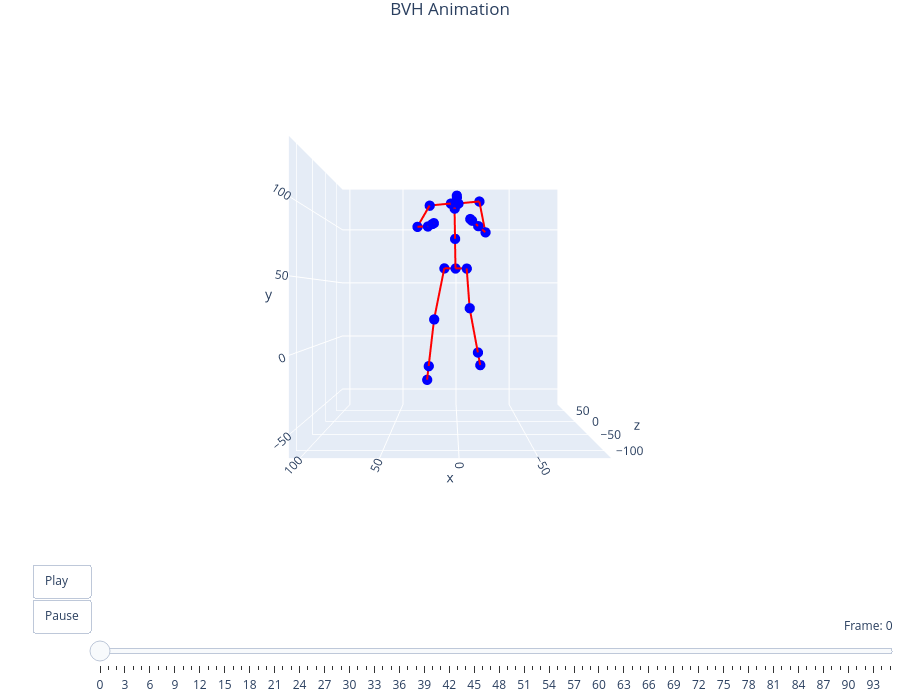

The cell this chart's notebook holds for it:
### Code cell
filename = "Boxer_Video_Ready_One_Only"
viewer = preview_bvh(f'bvh/{filename}.bvh', True, True)

### Figure 1 — Plotly figure (JSON) as saved in the notebook; plotly's stock layout.template omitted (floating-point values rounded to 4 significant figures)
{"data": [{"hoverinfo": "text", "marker": {"color": "blue", "size": 6}, "mode": "markers", "showlegend": false, "text": ["Hips", "Spine", "Chest", "Neck", "Head", "Head_end", "LeftCollar", "LeftShoulder", "LeftArm", "LeftForeArm", "LeftHand", "LeftHand_end", "RightCollar", "RightShoulder", "RightArm", "RightForeArm", "RightHand", "RightHand_end", "LeftUpLeg", "LeftLeg", "LeftFoot", "LeftFoot_end", "RightUpLeg", "RightLeg", "RightFoot", "RightFoot_end"], "type": "scatter3d", "x": [1.251, 1.651, 2.051, 1.351, 0.5785, 0.4712, 5.058, 21.85, 31.16, 22.59, 19.03, 17.96, -0.9418, -17.73, -21.9, -15.29, -10.55, -9.127, 10.36, 18.44, 23.11, 24.51, -7.856, -10.14, -17.75, -20.04], "y": [59.98, 83.56, 107.1, 110.7, 114.0, 113.2, 111.1, 109.2, 91.59, 90.38, 92.06, 92.57, 111.1, 113.1, 87.17, 89.62, 93.07, 94.11, 60.12, 18.85, -19.64, -31.19, 59.85, 27.75, -9.96, -21.27], "z": [-0.3189, -6.043, -11.77, -21.01, -33.81, -29.92, -11.72, -13.73, -21.12, -34.85, -37.02, -37.67, -11.73, -9.715, -22.53, -44.24, -49.32, -50.85, 0.8822, -8.952, 1.237, 4.294, -1.52, -4.67, 18.0, 24.8]}, {"hoverinfo": "none", "line": {"color": "red", "width": 4}, "mode": "lines", "showlegend": false, "type": "scatter3d", "x": [1.651, 1.251, null, 2.051, 1.651, null, 1.351, 2.051, null, 0.5785, 1.351, null, 0.4712, 0.5785, null, 5.058, 2.051, null, 21.85, 5.058, null, 31.16, 21.85, null, 22.59, 31.16, null, 19.03, 22.59, null, 17.96, 19.03, null, -0.9418, 2.051, null, -17.73, -0.9418, null, -21.9, -17.73, null, -15.29, -21.9, null, -10.55, -15.29, null, -9.127, -10.55, null, 10.36, 1.251, null, 18.44, 10.36, null, 23.11, 18.44, null, 24.51, 23.11, null, -7.856, 1.251, null, -10.14, -7.856, null, -17.75, -10.14, null, -20.04, -17.75, null], "y": [83.56, 59.98, null, 107.1, 83.56, null, 110.7, 107.1, null, 114.0, 110.7, null, 113.2, 114.0, null, 111.1, 107.1, null, 109.2, 111.1, null, 91.59, 109.2, null, 90.38, 91.59, null, 92.06, 90.38, null, 92.57, 92.06, null, 111.1, 107.1, null, 113.1, 111.1, null, 87.17, 113.1, null, 89.62, 87.17, null, 93.07, 89.62, null, 94.11, 93.07, null, 60.12, 59.98, null, 18.85, 60.12, null, -19.64, 18.85, null, -31.19, -19.64, null, 59.85, 59.98, null, 27.75, 59.85, null, -9.96, 27.75, null, -21.27, -9.96, null], "z": [-6.043, -0.3189, null, -11.77, -6.043, null, -21.01, -11.77, null, -33.81, -21.01, null, -29.92, -33.81, null, -11.72, -11.77, null, -13.73, -11.72, null, -21.12, -13.73, null, -34.85, -21.12, null, -37.02, -34.85, null, -37.67, -37.02, null, -11.73, -11.77, null, -9.715, -11.73, null, -22.53, -9.715, null, -44.24, -22.53, null, -49.32, -44.24, null, -50.85, -49.32, null, 0.8822, -0.3189, null, -8.952, 0.8822, null, 1.237, -8.952, null, 4.294, 1.237, null, -1.52, -0.3189, null, -4.67, -1.52, null, 18.0, -4.67, null, 24.8, 18.0, null]}], "layout": {"height": 700, "margin": {"b": 0, "l": 0, "r": 0, "t": 30}, "scene": {"aspectmode": "cube", "camera": {"center": {"x": 0, "y": 0, "z": 0}, "eye": {"x": 0, "y": 0, "z": -2.5}, "up": {"x": 0, "y": 1, "z": 0}}, "xaxis": {"range": [-95.57, 107.0]}, "yaxis": {"range": [-64.58, 138.0]}, "zaxis": {"range": [-119.8, 82.76]}}, "sliders": [{"active": 0, "currentvalue": {"prefix": "Frame: ", "visible": true, "xanchor": "right"}, "len": 0.9, "pad": {"b": 10, "t": 50}, "steps": [{"args": [["frame_0"], {"frame": {"duration": 0, "redraw": true}, "mode": "immediate"}], "label": "0", "method": "animate"}, {"args": [["frame_1"], {"frame": {"duration": 0, "redraw": true}, "mode": "immediate"}], "label": "1", "method": "animate"}, {"args": [["frame_2"], {"frame": {"duration": 0, "redraw": true}, "mode": "immediate"}], "label": "2", "method": "animate"}, {"args": [["frame_3"], {"frame": {"duration": 0, "redraw": true}, "mode": "immediate"}], "label": "3", "method": "animate"}, {"args": [["frame_4"], {"frame": {"duration": 0, "redraw": true}, "mode": "immediate"}], "label": "4", "method": "animate"}, {"args": [["frame_5"], {"frame": {"duration": 0, "redraw": true}, "mode": "immediate"}], "label": "5", "method": "animate"}, {"args": [["frame_6"], {"frame": {"duration": 0, "redraw": true}, "mode": "immediate"}], "label": "6", "method": "animate"}, {"args": [["frame_7"], {"frame": {"duration": 0, "redraw": true}, "mode": "immediate"}], "label": "7", "method": "animate"}, {"args": [["frame_8"], {"frame": {"duration": 0, "redraw": true}, "mode": "immediate"}], "label": "8", "method": "animate"}, {"args": [["frame_9"], {"frame": {"duration": 0, "redraw": true}, "mode": "immediate"}], "label": "9", "method": "animate"}, {"args": [["frame_10"], {"frame": {"duration": 0, "redraw": true}, "mode": "immediate"}], "label": "10", "method": "animate"}, {"args": [["frame_11"], {"frame": {"duration": 0, "redraw": true}, "mode": "immediate"}], "label": "11", "method": "animate"}, {"args": [["frame_12"], {"frame": {"duration": 0, "redraw": true}, "mode": "immediate"}], "label": "12", "method": "animate"}, {"args": [["frame_13"], {"frame": {"duration": 0, "redraw": true}, "mode": "immediate"}], "label": "13", "method": "animate"}, {"args": [["frame_14"], {"frame": {"duration": 0, "redraw": true}, "mode": "immediate"}], "label": "14", "method": "animate"}, {"args": [["frame_15"], {"frame": {"duration": 0, "redraw": true}, "mode": "immediate"}], "label": "15", "method": "animate"}, {"args": [["frame_16"], {"frame": {"duration": 0, "redraw": true}, "mode": "immediate"}], "label": "16", "method": "animate"}, {"args": [["frame_17"], {"frame": {"duration": 0, "redraw": true}, "mode": "immediate"}], "label": "17", "method": "animate"}, {"args": [["frame_18"], {"frame": {"duration": 0, "redraw": true}, "mode": "immediate"}], "label": "18", "method": "animate"}, {"args": [["frame_19"], {"frame": {"duration": 0, "redraw": true}, "mode": "immediate"}], "label": "19", "method": "animate"}, {"args": [["frame_20"], {"frame": {"duration": 0, "redraw": true}, "mode": "immediate"}], "label": "20", "method": "animate"}, {"args": [["frame_21"], {"frame": {"duration": 0, "redraw": true}, "mode": "immediate"}], "label": "21", "method": "animate"}, {"args": [["frame_22"], {"frame": {"duration": 0, "redraw": true}, "mode": "immediate"}], "label": "22", "method": "animate"}, {"args": [["frame_23"], {"frame": {"duration": 0, "redraw": true}, "mode": "immediate"}], "label": "23", "method": "animate"}, {"args": [["frame_24"], {"frame": {"duration": 0, "redraw": true}, "mode": "immediate"}], "label": "24", "method": "animate"}, {"args": [["frame_25"], {"frame": {"duration": 0, "redraw": true}, "mode": "immediate"}], "label": "25", "method": "animate"}, {"args": [["frame_26"], {"frame": {"duration": 0, "redraw": true}, "mode": "immediate"}], "label": "26", "method": "animate"}, {"args": [["frame_27"], {"frame": {"duration": 0, "redraw": true}, "mode": "immediate"}], "label": "27", "method": "animate"}, {"args": [["frame_28"], {"frame": {"duration": 0, "redraw": true}, "mode": "immediate"}], "label": "28", "method": "animate"}, {"args": [["frame_29"], {"frame": {"duration": 0, "redraw": true}, "mode": "immediate"}], "label": "29", "method": "animate"}, {"args": [["frame_30"], {"frame": {"duration": 0, "redraw": true}, "mode": "immediate"}], "label": "30", "method": "animate"}, {"args": [["frame_31"], {"frame": {"duration": 0, "redraw": true}, "mode": "immediate"}], "label": "31", "method": "animate"}, {"args": [["frame_32"], {"frame": {"duration": 0, "redraw": true}, "mode": "immediate"}], "label": "32", "method": "animate"}, {"args": [["frame_33"], {"frame": {"duration": 0, "redraw": true}, "mode": "immediate"}], "label": "33", "method": "animate"}, {"args": [["frame_34"], {"frame": {"duration": 0, "redraw": true}, "mode": "immediate"}], "label": "34", "method": "animate"}, {"args": [["frame_35"], {"frame": {"duration": 0, "redraw": true}, "mode": "immediate"}], "label": "35", "method": "animate"}, {"args": [["frame_36"], {"frame": {"duration": 0, "redraw": true}, "mode": "immediate"}], "label": "36", "method": "animate"}, {"args": [["frame_37"], {"frame": {"duration": 0, "redraw": true}, "mode": "immediate"}], "label": "37", "method": "animate"}, {"args": [["frame_38"], {"frame": {"duration": 0, "redraw": true}, "mode": "immediate"}], "label": "38", "method": "animate"}, {"args": [["frame_39"], {"frame": {"duration": 0, "redraw": true}, "mode": "immediate"}], "label": "39", "method": "animate"}, {"args": [["frame_40"], {"frame": {"duration": 0, "redraw": true}, "mode": "immediate"}], "label": "40", "method": "animate"}, {"args": [["frame_41"], {"frame": {"duration": 0, "redraw": true}, "mode": "immediate"}], "label": "41", "method": "animate"}, {"args": [["frame_42"], {"frame": {"duration": 0, "redraw": true}, "mode": "immediate"}], "label": "42", "method": "animate"}, {"args": [["frame_43"], {"frame": {"duration": 0, "redraw": true}, "mode": "immediate"}], "label": "43", "method": "animate"}, {"args": [["frame_44"], {"frame": {"duration": 0, "redraw": true}, "mode": "immediate"}], "label": "44", "method": "animate"}, {"args": [["frame_45"], {"frame": {"duration": 0, "redraw": true}, "mode": "immediate"}], "label": "45", "method": "animate"}, {"args": [["frame_46"], {"frame": {"duration": 0, "redraw": true}, "mode": "immediate"}], "label": "46", "method": "animate"}, {"args": [["frame_47"], {"frame": {"duration": 0, "redraw": true}, "mode": "immediate"}], "label": "47", "method": "animate"}, {"args": [["frame_48"], {"frame": {"duration": 0, "redraw": true}, "mode": "immediate"}], "label": "48", "method": "animate"}, {"args": [["frame_49"], {"frame": {"duration": 0, "redraw": true}, "mode": "immediate"}], "label": "49", "method": "animate"}, {"args": [["frame_50"], {"frame": {"duration": 0, "redraw": true}, "mode": "immediate"}], "label": "50", "method": "animate"}, {"args": [["frame_51"], {"frame": {"duration": 0, "redraw": true}, "mode": "immediate"}], "label": "51", "method": "animate"}, {"args": [["frame_52"], {"frame": {"duration": 0, "redraw": true}, "mode": "immediate"}], "label": "52", "method": "animate"}, {"args": [["frame_53"], {"frame": {"duration": 0, "redraw": true}, "mode": "immediate"}], "label": "53", "method": "animate"}, {"args": [["frame_54"], {"frame": {"duration": 0, "redraw": true}, "mode": "immediate"}], "label": "54", "method": "animate"}, {"args": [["frame_55"], {"frame": {"duration": 0, "redraw": true}, "mode": "immediate"}], "label": "55", "method": "animate"}, {"args": [["frame_56"], {"frame": {"duration": 0, "redraw": true}, "mode": "immediate"}], "label": "56", "method": "animate"}, {"args": [["frame_57"], {"frame": {"duration": 0, "redraw": true}, "mode": "immediate"}], "label": "57", "method": "animate"}, {"args": [["frame_58"], {"frame": {"duration": 0, "redraw": true}, "mode": "immediate"}], "label": "58", "method": "animate"}, {"args": [["frame_59"], {"frame": {"duration": 0, "redraw": true}, "mode": "immediate"}], "label": "59", "method": "animate"}, {"args": [["frame_60"], {"frame": {"duration": 0, "redraw": true}, "mode": "immediate"}], "label": "60", "method": "animate"}, {"args": [["frame_61"], {"frame": {"duration": 0, "redraw": true}, "mode": "immediate"}], "label": "61", "method": "animate"}, {"args": [["frame_62"], {"frame": {"duration": 0, "redraw": true}, "mode": "immediate"}], "label": "62", "method": "animate"}, {"args": [["frame_63"], {"frame": {"duration": 0, "redraw": true}, "mode": "immediate"}], "label": "63", "method": "animate"}, {"args": [["frame_64"], {"frame": {"duration": 0, "redraw": true}, "mode": "immediate"}], "label": "64", "method": "animate"}, {"args": [["frame_65"], {"frame": {"duration": 0, "redraw": true}, "mode": "immediate"}], "label": "65", "method": "animate"}, {"args": [["frame_66"], {"frame": {"duration": 0, "redraw": true}, "mode": "immediate"}], "label": "66", "method": "animate"}, {"args": [["frame_67"], {"frame": {"duration": 0, "redraw": true}, "mode": "immediate"}], "label": "67", "method": "animate"}, {"args": [["frame_68"], {"frame": {"duration": 0, "redraw": true}, "mode": "immediate"}], "label": "68", "method": "animate"}, {"args": [["frame_69"], {"frame": {"duration": 0, "redraw": true}, "mode": "immediate"}], "label": "69", "method": "animate"}, {"args": [["frame_70"], {"frame": {"duration": 0, "redraw": true}, "mode": "immediate"}], "label": "70", "method": "animate"}, {"args": [["frame_71"], {"frame": {"duration": 0, "redraw": true}, "mode": "immediate"}], "label": "71", "method": "animate"}, {"args": [["frame_72"], {"frame": {"duration": 0, "redraw": true}, "mode": "immediate"}], "label": "72", "method": "animate"}, {"args": [["frame_73"], {"frame": {"duration": 0, "redraw": true}, "mode": "immediate"}], "label": "73", "method": "animate"}, {"args": [["frame_74"], {"frame": {"duration": 0, "redraw": true}, "mode": "immediate"}], "label": "74", "method": "animate"}, {"args": [["frame_75"], {"frame": {"duration": 0, "redraw": true}, "mode": "immediate"}], "label": "75", "method": "animate"}, {"args": [["frame_76"], {"frame": {"duration": 0, "redraw": true}, "mode": "immediate"}], "label": "76", "method": "animate"}, {"args": [["frame_77"], {"frame": {"duration": 0, "redraw": true}, "mode": "immediate"}], "label": "77", "method": "animate"}, {"args": [["frame_78"], {"frame": {"duration": 0, "redraw": true}, "mode": "immediate"}], "label": "78", "method": "animate"}, {"args": [["frame_79"], {"frame": {"duration": 0, "redraw": true}, "mode": "immediate"}], "label": "79", "method": "animate"}, {"args": [["frame_80"], {"frame": {"duration": 0, "redraw": true}, "mode": "immediate"}], "label": "80", "method": "animate"}, {"args": [["frame_81"], {"frame": {"duration": 0, "redraw": true}, "mode": "immediate"}], "label": "81", "method": "animate"}, {"args": [["frame_82"], {"frame": {"duration": 0, "redraw": true}, "mode": "immediate"}], "label": "82", "method": "animate"}, {"args": [["frame_83"], {"frame": {"duration": 0, "redraw": true}, "mode": "immediate"}], "label": "83", "method": "animate"}, {"args": [["frame_84"], {"frame": {"duration": 0, "redraw": true}, "mode": "immediate"}], "label": "84", "method": "animate"}, {"args": [["frame_85"], {"frame": {"duration": 0, "redraw": true}, "mode": "immediate"}], "label": "85", "method": "animate"}, {"args": [["frame_86"], {"frame": {"duration": 0, "redraw": true}, "mode": "immediate"}], "label": "86", "method": "animate"}, {"args": [["frame_87"], {"frame": {"duration": 0, "redraw": true}, "mode": "immediate"}], "label": "87", "method": "animate"}, {"args": [["frame_88"], {"frame": {"duration": 0, "redraw": true}, "mode": "immediate"}], "label": "88", "method": "animate"}, {"args": [["frame_89"], {"frame": {"duration": 0, "redraw": true}, "mode": "immediate"}], "label": "89", "method": "animate"}, {"args": [["frame_90"], {"frame": {"duration": 0, "redraw": true}, "mode": "immediate"}], "label": "90", "method": "animate"}, {"args": [["frame_91"], {"frame": {"duration": 0, "redraw": true}, "mode": "immediate"}], "label": "91", "method": "animate"}, {"args": [["frame_92"], {"frame": {"duration": 0, "redraw": true}, "mode": "immediate"}], "label": "92", "method": "animate"}, {"args": [["frame_93"], {"frame": {"duration": 0, "redraw": true}, "mode": "immediate"}], "label": "93", "method": "animate"}, {"args": [["frame_94"], {"frame": {"duration": 0, "redraw": true}, "mode": "immediate"}], "label": "94", "method": "animate"}, {"args": [["frame_95"], {"frame": {"duration": 0, "redraw": true}, "mode": "immediate"}], "label": "95", "method": "animate"}], "x": 0.1, "xanchor": "left", "y": 0, "yanchor": "top"}], "title": {"text": "BVH Animation", "x": 0.5, "xanchor": "center"}, "updatemenus": [{"buttons": [{"args": [null, {"frame": {"duration": 83, "redraw": true}, "fromcurrent": true, "mode": "immediate"}], "label": "Play", "method": "animate"}, {"args": [[null], {"frame": {"duration": 0, "redraw": false}, "mode": "immediate"}], "label": "Pause", "method": "animate"}], "showactive": false, "type": "buttons", "x": 0.1, "xanchor": "right", "y": 0, "yanchor": "top"}]}}
